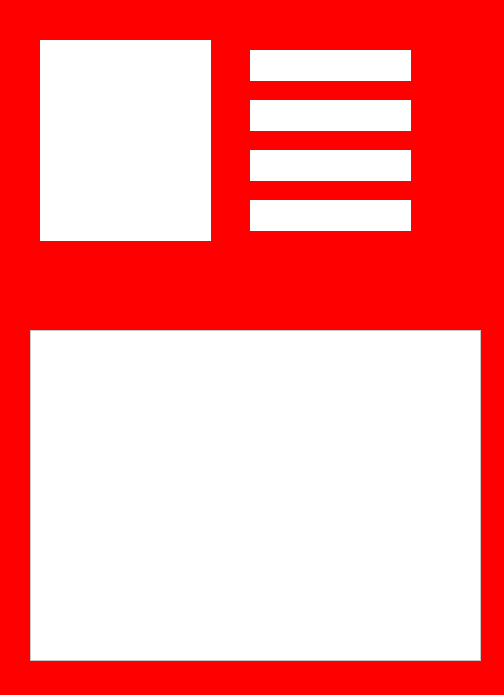
<?xml version="1.0" encoding="UTF-8"?>
<ui version="4.0">
 <class>EmployeeProfileDialog</class>
 <widget class="QDialog" name="EmployeeProfileDialog">
  <property name="geometry">
   <rect>
    <x>0</x>
    <y>0</y>
    <width>504</width>
    <height>695</height>
   </rect>
  </property>
  <property name="windowTitle">
   <string>Dialog</string>
  </property>
  <property name="styleSheet">
   <string notr="true">background: Red;</string>
  </property>
  <widget class="QLabel" name="labelName">
   <property name="geometry">
    <rect>
     <x>250</x>
     <y>50</y>
     <width>161</width>
     <height>31</height>
    </rect>
   </property>
   <property name="styleSheet">
    <string notr="true">background : White;
</string>
   </property>
   <property name="text">
    <string/>
   </property>
  </widget>
  <widget class="QLabel" name="labelPicture">
   <property name="geometry">
    <rect>
     <x>40</x>
     <y>40</y>
     <width>171</width>
     <height>201</height>
    </rect>
   </property>
   <property name="styleSheet">
    <string notr="true">background : White;</string>
   </property>
   <property name="text">
    <string/>
   </property>
  </widget>
  <widget class="QLabel" name="labelPoste">
   <property name="geometry">
    <rect>
     <x>250</x>
     <y>100</y>
     <width>161</width>
     <height>31</height>
    </rect>
   </property>
   <property name="styleSheet">
    <string notr="true">background : White;
</string>
   </property>
   <property name="text">
    <string/>
   </property>
  </widget>
  <widget class="QLabel" name="labelSalaire">
   <property name="geometry">
    <rect>
     <x>250</x>
     <y>150</y>
     <width>161</width>
     <height>31</height>
    </rect>
   </property>
   <property name="styleSheet">
    <string notr="true">background : White;
</string>
   </property>
   <property name="text">
    <string/>
   </property>
  </widget>
  <widget class="QLabel" name="labelDuree">
   <property name="geometry">
    <rect>
     <x>250</x>
     <y>200</y>
     <width>161</width>
     <height>31</height>
    </rect>
   </property>
   <property name="styleSheet">
    <string notr="true">background : White;
</string>
   </property>
   <property name="text">
    <string/>
   </property>
  </widget>
  <widget class="QTableWidget" name="tableWidgetLogs">
   <property name="geometry">
    <rect>
     <x>30</x>
     <y>330</y>
     <width>451</width>
     <height>331</height>
    </rect>
   </property>
   <property name="styleSheet">
    <string notr="true">background: White;</string>
   </property>
  </widget>
  <widget class="QLabel" name="labelLoginCount">
   <property name="geometry">
    <rect>
     <x>210</x>
     <y>275</y>
     <width>171</width>
     <height>41</height>
    </rect>
   </property>
   <property name="text">
    <string/>
   </property>
  </widget>
 </widget>
 <resources/>
 <connections/>
</ui>
